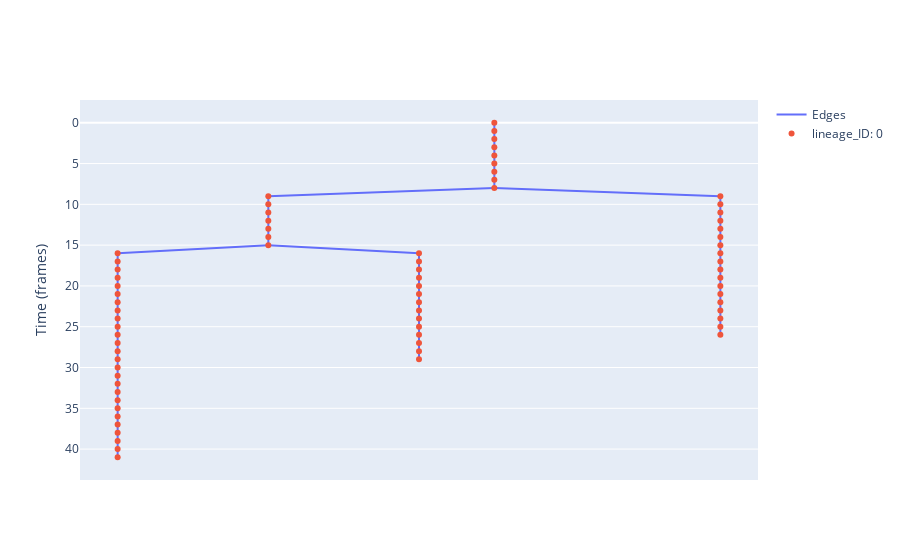

Notebook code cell kept with this figure:
### Markdown cell above
The first cell lineage, the magenta one, looks like this:

### Code cell
model.data.cell_data[0].plot()

### Figure 1 — Plotly figure (JSON) as saved in the notebook; plotly's stock layout.template omitted (floating-point values rounded to 4 significant figures; data arrays with more than 128 entries replaced by an {"elided": "..."} marker saying what was removed)
{"data": [{"mode": "lines", "name": "Edges", "type": "scatter", "x": {"elided": "219 float values"}, "y": {"elided": "219 int values"}}, {"hoverinfo": "text", "hovertemplate": "%{text}", "mode": "markers", "name": "lineage_ID: 0", "text": ["cell_ID: 2004<br>frame: 0", "cell_ID: 2005<br>frame: 1", "cell_ID: 2007<br>frame: 2", "cell_ID: 2009<br>frame: 3", "cell_ID: 2010<br>frame: 4", "cell_ID: 2011<br>frame: 5", "cell_ID: 2013<br>frame: 6", "cell_ID: 2014<br>frame: 7", "cell_ID: 2015<br>frame: 8", "cell_ID: 2016<br>frame: 9", "cell_ID: 2017<br>frame: 9", "cell_ID: 2020<br>frame: 10", "cell_ID: 2019<br>frame: 10", "cell_ID: 2021<br>frame: 11", "cell_ID: 2022<br>frame: 11", "cell_ID: 2024<br>frame: 12", "cell_ID: 2023<br>frame: 12", "cell_ID: 2025<br>frame: 13", "cell_ID: 2026<br>frame: 13", "cell_ID: 2028<br>frame: 14", "cell_ID: 2027<br>frame: 14", "cell_ID: 2029<br>frame: 15", "cell_ID: 2030<br>frame: 15", "cell_ID: 2032<br>frame: 16", "cell_ID: 2033<br>frame: 16", "cell_ID: 2031<br>frame: 16", "cell_ID: 2034<br>frame: 17", "cell_ID: 2035<br>frame: 17", "cell_ID: 2036<br>frame: 17", "cell_ID: 2040<br>frame: 18", "cell_ID: 2038<br>frame: 18", "cell_ID: 2039<br>frame: 18", "cell_ID: 2041<br>frame: 19", "cell_ID: 2042<br>frame: 19", "cell_ID: 2043<br>frame: 19", "cell_ID: 2044<br>frame: 20", "cell_ID: 2045<br>frame: 20", "cell_ID: 2046<br>frame: 20", "cell_ID: 2048<br>frame: 21", "cell_ID: 2049<br>frame: 21", "cell_ID: 2047<br>frame: 21", "cell_ID: 2052<br>frame: 22", "cell_ID: 2050<br>frame: 22", "cell_ID: 2051<br>frame: 22", "cell_ID: 2053<br>frame: 23", "cell_ID: 2054<br>frame: 23", "cell_ID: 2055<br>frame: 23", "cell_ID: 2056<br>frame: 24", "cell_ID: 2057<br>frame: 24", "cell_ID: 2058<br>frame: 24", "cell_ID: 2060<br>frame: 25", "cell_ID: 2061<br>frame: 25", "cell_ID: 2059<br>frame: 25", "cell_ID: 2064<br>frame: 26", "cell_ID: 2062<br>frame: 26", "cell_ID: 2063<br>frame: 26", "cell_ID: 2065<br>frame: 27", "cell_ID: 2066<br>frame: 27", "cell_ID: 2068<br>frame: 28", "cell_ID: 2067<br>frame: 28", "cell_ID: 2070<br>frame: 29", "cell_ID: 2071<br>frame: 29", "cell_ID: 2072<br>frame: 30", "cell_ID: 2074<br>frame: 31", "cell_ID: 2076<br>frame: 32", "cell_ID: 2078<br>frame: 33", "cell_ID: 2080<br>frame: 34", "cell_ID: 2083<br>frame: 35", "cell_ID: 2084<br>frame: 36", "cell_ID: 2085<br>frame: 37", "cell_ID: 2088<br>frame: 38", "cell_ID: 2090<br>frame: 39", "cell_ID: 2092<br>frame: 40", "cell_ID: 2095<br>frame: 41"], "type": "scatter", "x": [0, 0, 0, 0, 0, 0, 0, 0, 0, -0.75, 0.75, 0.75, -0.75, 0.75, -0.75, 0.75, -0.75, -0.75, 0.75, 0.75, -0.75, 0.75, -0.75, -1.25, -0.25, 0.75, 0.75, -1.25, -0.25, -1.25, 0.75, -0.25, -1.25, 0.75, -0.25, -0.25, 0.75, -1.25, -1.25, -0.25, 0.75, -0.25, -1.25, 0.75, 0.75, -0.25, -1.25, 0.75, -1.25, -0.25, -0.25, -1.25, 0.75, 0.75, -0.25, -1.25, -0.25, -1.25, -0.25, -1.25, -0.25, -1.25, -1.25, -1.25, -1.25, -1.25, -1.25, -1.25, -1.25, -1.25, -1.25, -1.25, -1.25, -1.25], "y": [0, 1, 2, 3, 4, 5, 6, 7, 8, 9, 9, 10, 10, 11, 11, 12, 12, 13, 13, 14, 14, 15, 15, 16, 16, 16, 17, 17, 17, 18, 18, 18, 19, 19, 19, 20, 20, 20, 21, 21, 21, 22, 22, 22, 23, 23, 23, 24, 24, 24, 25, 25, 25, 26, 26, 26, 27, 27, 28, 28, 29, 29, 30, 31, 32, 33, 34, 35, 36, 37, 38, 39, 40, 41]}], "layout": {"hovermode": "closest", "showlegend": true, "title": {}, "xaxis": {"showgrid": false, "showticklabels": false, "zeroline": false}, "yaxis": {"autorange": "reversed", "showgrid": true, "title": {"text": "Time (frames)"}, "zeroline": true}}}
